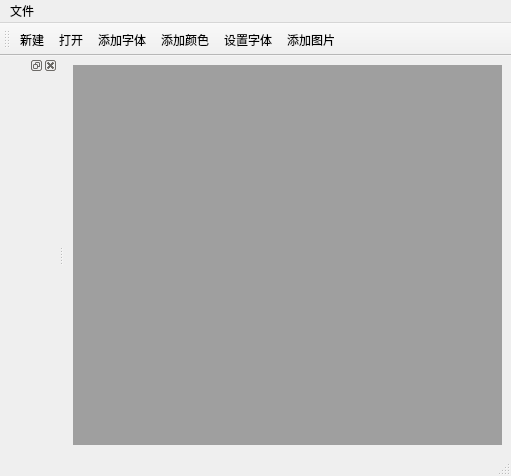
<?xml version="1.0" encoding="UTF-8"?>
<ui version="4.0">
 <class>MainWindow</class>
 <widget class="QMainWindow" name="MainWindow">
  <property name="geometry">
   <rect>
    <x>0</x>
    <y>0</y>
    <width>511</width>
    <height>476</height>
   </rect>
  </property>
  <property name="windowTitle">
   <string>MainWindow</string>
  </property>
  <widget class="QWidget" name="centralwidget">
   <layout class="QHBoxLayout" name="horizontalLayout">
    <item>
     <widget class="QMdiArea" name="mdiArea"/>
    </item>
   </layout>
  </widget>
  <widget class="QMenuBar" name="menubar">
   <property name="geometry">
    <rect>
     <x>0</x>
     <y>0</y>
     <width>511</width>
     <height>23</height>
    </rect>
   </property>
   <widget class="QMenu" name="menu">
    <property name="title">
     <string>文件</string>
    </property>
    <addaction name="newFile"/>
   </widget>
   <addaction name="menu"/>
  </widget>
  <widget class="QStatusBar" name="statusbar"/>
  <widget class="QToolBar" name="toolBar">
   <property name="windowTitle">
    <string>toolBar</string>
   </property>
   <attribute name="toolBarArea">
    <enum>TopToolBarArea</enum>
   </attribute>
   <attribute name="toolBarBreak">
    <bool>false</bool>
   </attribute>
   <addaction name="newFile"/>
   <addaction name="openFile"/>
   <addaction name="addFont"/>
   <addaction name="addColor"/>
   <addaction name="setFont"/>
   <addaction name="addIamge"/>
  </widget>
  <widget class="QDockWidget" name="dockWidget">
   <attribute name="dockWidgetArea">
    <number>1</number>
   </attribute>
   <widget class="QWidget" name="dockWidgetContents"/>
  </widget>
  <action name="newFile">
   <property name="text">
    <string>新建</string>
   </property>
  </action>
  <action name="openFile">
   <property name="text">
    <string>打开</string>
   </property>
  </action>
  <action name="addFont">
   <property name="text">
    <string>添加字体</string>
   </property>
  </action>
  <action name="addColor">
   <property name="text">
    <string>添加颜色</string>
   </property>
  </action>
  <action name="setFont">
   <property name="text">
    <string>设置字体</string>
   </property>
  </action>
  <action name="addIamge">
   <property name="text">
    <string>添加图片</string>
   </property>
  </action>
 </widget>
 <resources/>
 <connections/>
</ui>
